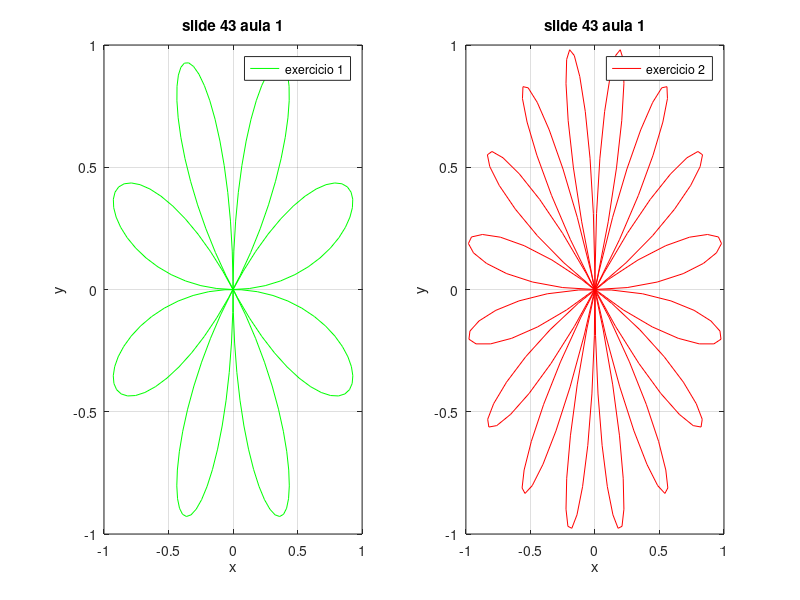

MATLAB code for this plot:
w = linspace(0,2*pi,200);

f = sin(4*w).*exp(i * w);
g = sin(8*w).*exp(i* w);

subplot(1,2,1)
plot(f,"g")
ylabel("y")
xlabel("x")
grid on
title("slide 43 aula 1")
legend("exercicio 1")

subplot(1,2,2)
plot(g,"r")
ylabel("y")
xlabel("x")
grid on
title("slide 43 aula 1")
legend("exercicio 2")


